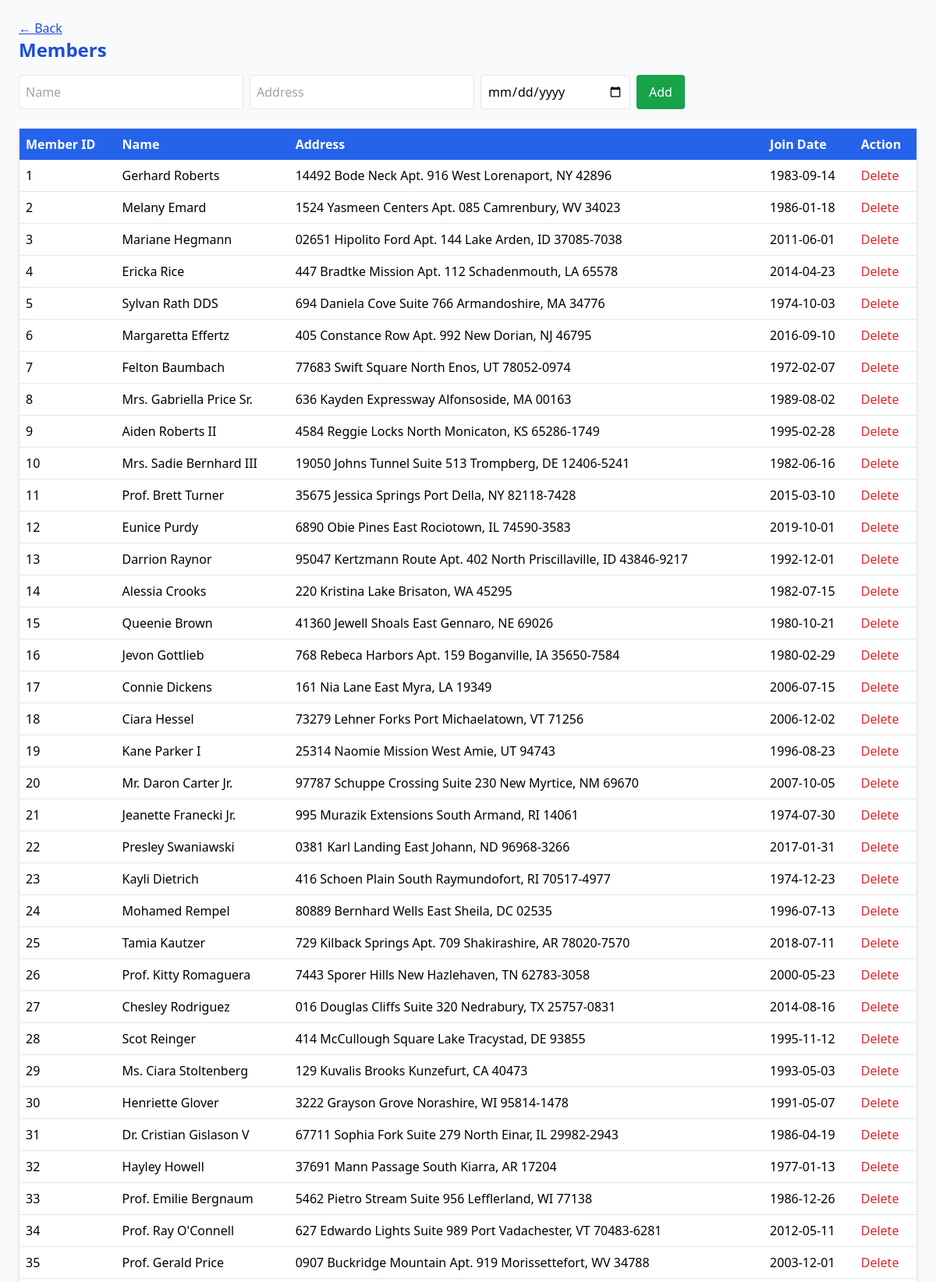
/members.php (upper part), run on the app's committed database.
### tables this page shows
CREATE TABLE `member` (
  `member_id` int(11) NOT NULL,
  `name` varchar(255) NOT NULL,
  `address` text DEFAULT NULL,
  `join_date` date DEFAULT NULL
);

### members.php (the view, shortened to what this page needs)
<?php include 'config.php'; ?>
<!DOCTYPE html>
<html lang="en">
<head>
  <script src="https://cdn.tailwindcss.com"></script>
  <link rel="stylesheet" href="style.css">
</head>
<body class="bg-gray-50 p-6">
  <a href="index.php" class="text-blue-700 underline">← Back</a>
  <h1 class="text-2xl font-bold mb-4 text-blue-700">Members</h1>
  <form action="add_record.php" method="POST" class="mb-6 flex flex-wrap gap-2">
    <input name="name" placeholder="Name" class="border p-2 rounded w-1/4">
    <input name="address" placeholder="Address" class="border p-2 rounded w-1/4">
    <input name="join_date" type="date" class="border p-2 rounded w-1/6">
    <button class="bg-green-600 text-white px-4 rounded hover:bg-green-700">Add</button>
  </form>
  <table class="w-full border bg-white rounded shadow">
    <tr class="bg-blue-600 text-white text-left">
      <th class="p-2">Member ID</th>
      <th class="p-2">Name</th>
      <th class="p-2">Address</th>
      <th class="p-2">Join Date</th>
      <th class="p-2">Action</th>
    </tr>
    <?php
    $res = $conn->query("SELECT * FROM MEMBER");
    while ($row = $res->fetch_assoc()) {
        echo "<tr class='border-b hover:bg-gray-100'>";
        echo "<td class='p-2'>{$row['member_id']}</td>";
        echo "<td class='p-2'>{$row['name']}</td>";
        echo "<td class='p-2'>{$row['address']}</td>";
        echo "<td class='p-2'>{$row['join_date']}</td>";
        echo "<td class='p-2'><a href='delete_record.php?table=member&id={$row['member_id']}' class='text-red-600 hover:underline'>Delete</a></td>";
        echo "</tr>";
    }
    ?>
  </table>
</body>
</html>

### data on the page
member: member_id "1", name "Gerhard Roberts", address "14492 Bode Neck Apt. 916 West Lorenaport, NY 42896", join_date "1983-09-14"
member: member_id "2", name "Melany Emard", address "1524 Yasmeen Centers Apt. 085 Camrenbury, WV 34023", join_date "1986-01-18"
member: member_id "3", name "Mariane Hegmann", address "02651 Hipolito Ford Apt. 144 Lake Arden, ID 37085-7038", join_date "2011-06-01"
member: member_id "4", name "Ericka Rice", address "447 Bradtke Mission Apt. 112 Schadenmouth, LA 65578", join_date "2014-04-23"
member: member_id "5", name "Sylvan Rath DDS", address "694 Daniela Cove Suite 766 Armandoshire, MA 34776", join_date "1974-10-03"
member: member_id "6", name "Margaretta Effertz", address "405 Constance Row Apt. 992 New Dorian, NJ 46795", join_date "2016-09-10"
member: member_id "7", name "Felton Baumbach", address "77683 Swift Square North Enos, UT 78052-0974", join_date "1972-02-07"
member: member_id "8", name "Mrs. Gabriella Price Sr.", address "636 Kayden Expressway Alfonsoside, MA 00163", join_date "1989-08-02"
member: member_id "9", name "Aiden Roberts II", address "4584 Reggie Locks North Monicaton, KS 65286-1749", join_date "1995-02-28"
member: member_id "10", name "Mrs. Sadie Bernhard III", address "19050 Johns Tunnel Suite 513 Trompberg, DE 12406-5241", join_date "1982-06-16"
member: member_id "11", name "Prof. Brett Turner", address "35675 Jessica Springs Port Della, NY 82118-7428", join_date "2015-03-10"
member: member_id "12", name "Eunice Purdy", address "6890 Obie Pines East Rociotown, IL 74590-3583", join_date "2019-10-01"
member: member_id "13", name "Darrion Raynor", address "95047 Kertzmann Route Apt. 402 North Priscillaville, ID 43846-9217", join_date "1992-12-01"
member: member_id "14", name "Alessia Crooks", address "220 Kristina Lake Brisaton, WA 45295", join_date "1982-07-15"
member: member_id "15", name "Queenie Brown", address "41360 Jewell Shoals East Gennaro, NE 69026", join_date "1980-10-21"
member: member_id "16", name "Jevon Gottlieb", address "768 Rebeca Harbors Apt. 159 Boganville, IA 35650-7584", join_date "1980-02-29"
member: member_id "17", name "Connie Dickens", address "161 Nia Lane East Myra, LA 19349", join_date "2006-07-15"
member: member_id "18", name "Ciara Hessel", address "73279 Lehner Forks Port Michaelatown, VT 71256", join_date "2006-12-02"
member: member_id "19", name "Kane Parker I", address "25314 Naomie Mission West Amie, UT 94743", join_date "1996-08-23"
member: member_id "20", name "Mr. Daron Carter Jr.", address "97787 Schuppe Crossing Suite 230 New Myrtice, NM 69670", join_date "2007-10-05"
member: member_id "21", name "Jeanette Franecki Jr.", address "995 Murazik Extensions South Armand, RI 14061", join_date "1974-07-30"
member: member_id "22", name "Presley Swaniawski", address "0381 Karl Landing East Johann, ND 96968-3266", join_date "2017-01-31"
member: member_id "23", name "Kayli Dietrich", address "416 Schoen Plain South Raymundofort, RI 70517-4977", join_date "1974-12-23"
member: member_id "24", name "Mohamed Rempel", address "80889 Bernhard Wells East Sheila, DC 02535", join_date "1996-07-13"
member: member_id "25", name "Tamia Kautzer", address "729 Kilback Springs Apt. 709 Shakirashire, AR 78020-7570", join_date "2018-07-11"
member: member_id "26", name "Prof. Kitty Romaguera", address "7443 Sporer Hills New Hazlehaven, TN 62783-3058", join_date "2000-05-23"
member: member_id "27", name "Chesley Rodriguez", address "016 Douglas Cliffs Suite 320 Nedrabury, TX 25757-0831", join_date "2014-08-16"
member: member_id "28", name "Scot Reinger", address "414 McCullough Square Lake Tracystad, DE 93855", join_date "1995-11-12"
member: member_id "29", name "Ms. Ciara Stoltenberg", address "129 Kuvalis Brooks Kunzefurt, CA 40473", join_date "1993-05-03"
member: member_id "30", name "Henriette Glover", address "3222 Grayson Grove Norashire, WI 95814-1478", join_date "1991-05-07"
member: member_id "31", name "Dr. Cristian Gislason V", address "67711 Sophia Fork Suite 279 North Einar, IL 29982-2943", join_date "1986-04-19"
member: member_id "32", name "Hayley Howell", address "37691 Mann Passage South Kiarra, AR 17204", join_date "1977-01-13"
member: member_id "33", name "Prof. Emilie Bergnaum", address "5462 Pietro Stream Suite 956 Lefflerland, WI 77138", join_date "1986-12-26"
member: member_id "34", name "Prof. Ray O'Connell", address "627 Edwardo Lights Suite 989 Port Vadachester, VT 70483-6281", join_date "2012-05-11"
member: member_id "35", name "Prof. Gerald Price", address "0907 Buckridge Mountain Apt. 919 Morissettefort, WV 34788", join_date "2003-12-01"
